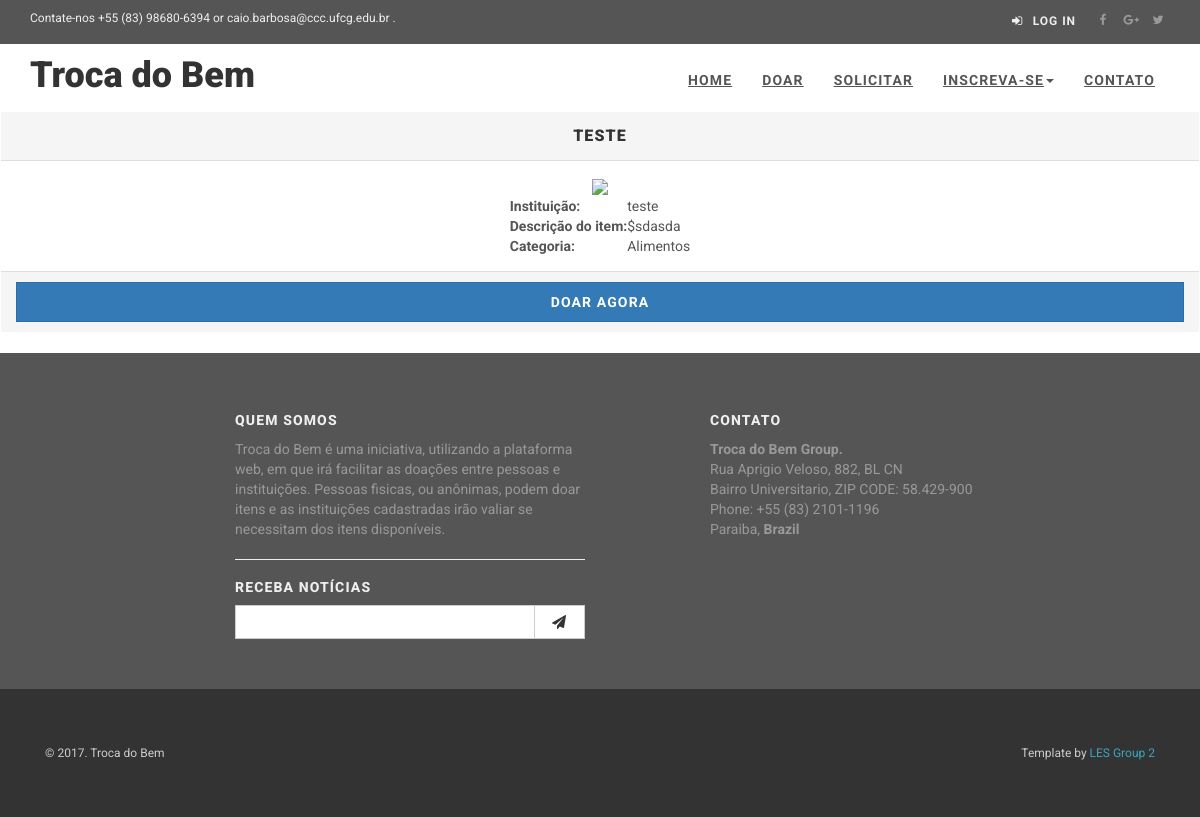
Screenshot of /requeriments/1/ with the database file from the repository.
### app/models.py (models this page shows, shortened)
class TimeStamped(models.Model):
    class Meta:
        abstract = True
    created_at = models.DateTimeField(auto_now_add=True)
    published_at = models.DateTimeField(auto_now=True)

class Requirement(TimeStamped):
    class Meta:
        verbose_name = "Necessidade"
        verbose_name_plural = "Necessidades"
    name = models.CharField(max_length=100, blank=True, null=True)
    type = models.CharField(max_length=50, choices=object_type)
    status = models.BooleanField(default=True)
    owner = models.ForeignKey(User, on_delete=models.CASCADE, blank=True, null=True)
    description = models.TextField(max_length=300)
    photo = models.URLField(blank=True, null=True)

### app/views/ShowcaseRequerimentView.py (the view)
# urls.py: url(r'^requeriments/(?P<requeriment_id>\d+)/$', requeriment_detail, name='detail'),
def requeriment_detail(request, requeriment_id):
    requeriments = Requirement.objects.get(id=requeriment_id)
    return render(request, 'view_showcase_requeriment_details.html',
                  {'requeriments': requeriments})

### app/templates/view_showcase_requeriment_details.html (shortened to what this page needs)
{% extends 'base.html' %}
{% load staticfiles %}
{% block content %}
    <div class="treasure panel panel-default">
        <div class="panel-heading">
            <h3 class="panel-title" align="center">{{ requeriments.name }}</h3>
        </div>
        <div class="panel-body">
            <div class="treasure-photo-detail" align="center">
                <img src="{{ requeriments.photo }}" height="200">
            </div>
            <table class="treasure-table" align="center">
                <tr>
                    <th>
                        Instituição:
                    </th>
                    <td>{{ requeriments.owner }}</td>
                </tr>
                <tr>
                    <th>
                        Descrição do item:
                    </th>
                    <td>${{ requeriments.description }}</td>
                </tr>
                <tr>
                    <th>
                        Categoria:
                    </th>
                    <td>{{ requeriments.type }}</td>
                </tr>
            </table>
        </div>
        <div class="panel-footer"
            <div class="col-md-4 " >
                {% if user.is_authenticated %}
                    <a href="/requeriments/{{requeriments.id}}/donationrequeriment/{{ user.pk }}" class="btn btn-primary center-block btn-lg">
                        <center>Doar
                            Agora</center></a>
                {% else %}
                    <a href="/requeriments/{{requeriments.id}}/donationrequeriment/{{ user.pk }}" class="btn btn-primary center-block btn-lg">
                        <center>Doar
                            Agora</center></a>
                {% endif %}
            </div>
        </div>
{% endblock %}

### static/css/style.default.css (style rules this page uses)
.center-block { display: block; margin-left: auto; margin-right: auto; }
a, button { -webkit-transition: all 0.2s ease-out; -moz-transition: all 0.2s ease-out; transition: all 0.2s ease-out; }
.btn { font-weight: 700; font-family: "Roboto", Helvetica, Arial, sans-serif; text-transform: uppercase; letter-spacing: 0.08em; padding: 6px 12px; font-size: 13px; line-height: 1.42857143; border-radius: 0; }
.btn-lg { padding: 10px 16px; font-size: 14px; line-height: 1.33; border-radius: 0; }
body { font-family: "Roboto", Helvetica, Arial, sans-serif; font-size: 14px; line-height: 1.42857143; color: #555555; }
a { color: #38a7bb; text-decoration: none; }
h1, h2, h3, h4, h5, h6, .h1, .h2, .h3, .h4, .h5, .h6 { font-family: "Roboto", Helvetica, Arial, sans-serif; font-weight: 900; line-height: 1.1; color: #333333; }
h1, .h1, h2, .h2, h3, .h3 { margin-top: 20px; margin-bottom: 20px; }
.panel { margin-bottom: 20px; background-color: #ffffff; border: 1px solid transparent; border-radius: 0; -webkit-box-shadow: 0 0 0; box-shadow: 0 0 0; }
.panel-heading { border-top-right-radius: 0; border-top-left-radius: 0; text-transform: uppercase; letter-spacing: 0.08em; padding: 15px 15px; }

### static/css/custom.css (style rules this page uses)
.btn.btn-lg { padding: 10px 40px; }
@media screen and (min-width: 0px) { .hero > hgroup > h1,h2,h3 { color: #ffffff; } }

### rows the page displays
Requirement: name "TESTE", owner "teste", description "sdasda", type "Alimentos"
